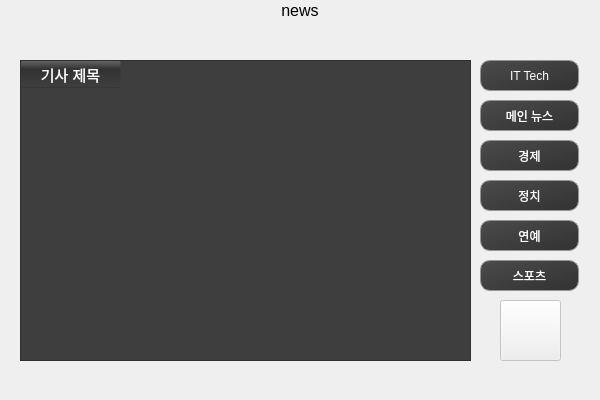
<?xml version="1.0" encoding="UTF-8"?>
<ui version="4.0">
 <class>Dialog</class>
 <widget class="QDialog" name="Dialog">
  <property name="geometry">
   <rect>
    <x>0</x>
    <y>0</y>
    <width>600</width>
    <height>400</height>
   </rect>
  </property>
  <property name="windowTitle">
   <string>Dialog</string>
  </property>
  <widget class="QPushButton" name="btn_back">
   <property name="enabled">
    <bool>false</bool>
   </property>
   <property name="geometry">
    <rect>
     <x>500</x>
     <y>300</y>
     <width>61</width>
     <height>61</height>
    </rect>
   </property>
   <property name="text">
    <string/>
   </property>
   <property name="shortcut">
    <string>Q</string>
   </property>
  </widget>
  <widget class="QTableWidget" name="tableWidget">
   <property name="enabled">
    <bool>false</bool>
   </property>
   <property name="geometry">
    <rect>
     <x>20</x>
     <y>60</y>
     <width>451</width>
     <height>301</height>
    </rect>
   </property>
   <property name="styleSheet">
    <string notr="true">QTableWidget{
	font: 11pt &quot;Arial&quot;;
color:white;
font:bold;
background-color:#3e3e3e;
}
QTableWidget QHeaderView { background-color: #00000000;
color: white;}
QTableWidget QHeaderView::section { background-color:qlineargradient(spread:reflect, x1:1, y1:0, x2:0.995, y2:1, stop:0 rgba(100,100, 100, 255), stop:0.305419 rgba(50, 50, 50, 255), stop:0.935961 rgba(10, 11, 18, 0), stop:1 rgba(50, 50, 50, 255)); border-radius:2px;}
QTableWidget QHeaderView::section:checked { background-color: #FFC000; color: #000000;}
QHeaderView::section:horizontal { border-right: 1px solid #00000000; }
QHeaderView::section:vertical { border-bottom: 1px solid #AAAAAA; }</string>
   </property>
   <property name="showGrid">
    <bool>true</bool>
   </property>
   <property name="columnCount">
    <number>1</number>
   </property>
   <attribute name="horizontalHeaderVisible">
    <bool>true</bool>
   </attribute>
   <attribute name="verticalHeaderVisible">
    <bool>false</bool>
   </attribute>
   <column>
    <property name="text">
     <string>기사 제목</string>
    </property>
    <property name="font">
     <font>
      <pointsize>11</pointsize>
     </font>
    </property>
    <property name="textAlignment">
     <set>AlignCenter</set>
    </property>
   </column>
  </widget>
  <widget class="QPushButton" name="btn_it">
   <property name="geometry">
    <rect>
     <x>480</x>
     <y>60</y>
     <width>99</width>
     <height>31</height>
    </rect>
   </property>
   <property name="styleSheet">
    <string notr="true">QPushButton{	

	color: white;
	background-color: qlineargradient(spread:pad, x1:0, y1:0, x2:1, y2:1, stop:0 rgba(75,75, 75, 255), stop:1 rgba(50, 50, 50, 255));
	border-radius: 10px;
	border:1px solid rgb(150,150,150);

}</string>
   </property>
   <property name="text">
    <string>IT Tech</string>
   </property>
  </widget>
  <widget class="QPushButton" name="btn_issue">
   <property name="geometry">
    <rect>
     <x>480</x>
     <y>100</y>
     <width>99</width>
     <height>31</height>
    </rect>
   </property>
   <property name="styleSheet">
    <string notr="true">QPushButton{	

	color: white;
	background-color: qlineargradient(spread:pad, x1:0, y1:0, x2:1, y2:1, stop:0 rgba(75,75, 75, 255), stop:1 rgba(50, 50, 50, 255));
	border-radius: 10px;
	border:1px solid rgb(150,150,150);

}</string>
   </property>
   <property name="text">
    <string>메인 뉴스</string>
   </property>
  </widget>
  <widget class="QPushButton" name="btn_economics">
   <property name="geometry">
    <rect>
     <x>480</x>
     <y>140</y>
     <width>99</width>
     <height>31</height>
    </rect>
   </property>
   <property name="styleSheet">
    <string notr="true">QPushButton{	

	color: white;
	background-color: qlineargradient(spread:pad, x1:0, y1:0, x2:1, y2:1, stop:0 rgba(75,75, 75, 255), stop:1 rgba(50, 50, 50, 255));
	border-radius: 10px;
	border:1px solid rgb(150,150,150);

}</string>
   </property>
   <property name="text">
    <string>경제</string>
   </property>
  </widget>
  <widget class="QPushButton" name="btn_politics">
   <property name="geometry">
    <rect>
     <x>480</x>
     <y>180</y>
     <width>99</width>
     <height>31</height>
    </rect>
   </property>
   <property name="styleSheet">
    <string notr="true">QPushButton{	

	color: white;
	background-color: qlineargradient(spread:pad, x1:0, y1:0, x2:1, y2:1, stop:0 rgba(75,75, 75, 255), stop:1 rgba(50, 50, 50, 255));
	border-radius: 10px;
	border:1px solid rgb(150,150,150);

}</string>
   </property>
   <property name="text">
    <string>정치</string>
   </property>
  </widget>
  <widget class="QPushButton" name="btn_entertain">
   <property name="geometry">
    <rect>
     <x>480</x>
     <y>220</y>
     <width>99</width>
     <height>31</height>
    </rect>
   </property>
   <property name="styleSheet">
    <string notr="true">QPushButton{	

	color: white;
	background-color: qlineargradient(spread:pad, x1:0, y1:0, x2:1, y2:1, stop:0 rgba(75,75, 75, 255), stop:1 rgba(50, 50, 50, 255));
	border-radius: 10px;
	border:1px solid rgb(150,150,150);

}</string>
   </property>
   <property name="text">
    <string>연예</string>
   </property>
  </widget>
  <widget class="QPushButton" name="btn_sport">
   <property name="geometry">
    <rect>
     <x>480</x>
     <y>260</y>
     <width>99</width>
     <height>31</height>
    </rect>
   </property>
   <property name="styleSheet">
    <string notr="true">QPushButton{	

	color: white;
	background-color: qlineargradient(spread:pad, x1:0, y1:0, x2:1, y2:1, stop:0 rgba(75,75, 75, 255), stop:1 rgba(50, 50, 50, 255));
	border-radius: 10px;
	border:1px solid rgb(150,150,150);

}</string>
   </property>
   <property name="text">
    <string>스포츠</string>
   </property>
  </widget>
  <widget class="QLabel" name="label_bar">
   <property name="geometry">
    <rect>
     <x>0</x>
     <y>0</y>
     <width>600</width>
     <height>21</height>
    </rect>
   </property>
   <property name="font">
    <font>
     <family>Arial</family>
     <pointsize>12</pointsize>
     <weight>50</weight>
     <bold>false</bold>
    </font>
   </property>
   <property name="text">
    <string>news</string>
   </property>
   <property name="textFormat">
    <enum>Qt::PlainText</enum>
   </property>
   <property name="alignment">
    <set>Qt::AlignCenter</set>
   </property>
  </widget>
 </widget>
 <resources/>
 <connections/>
</ui>
